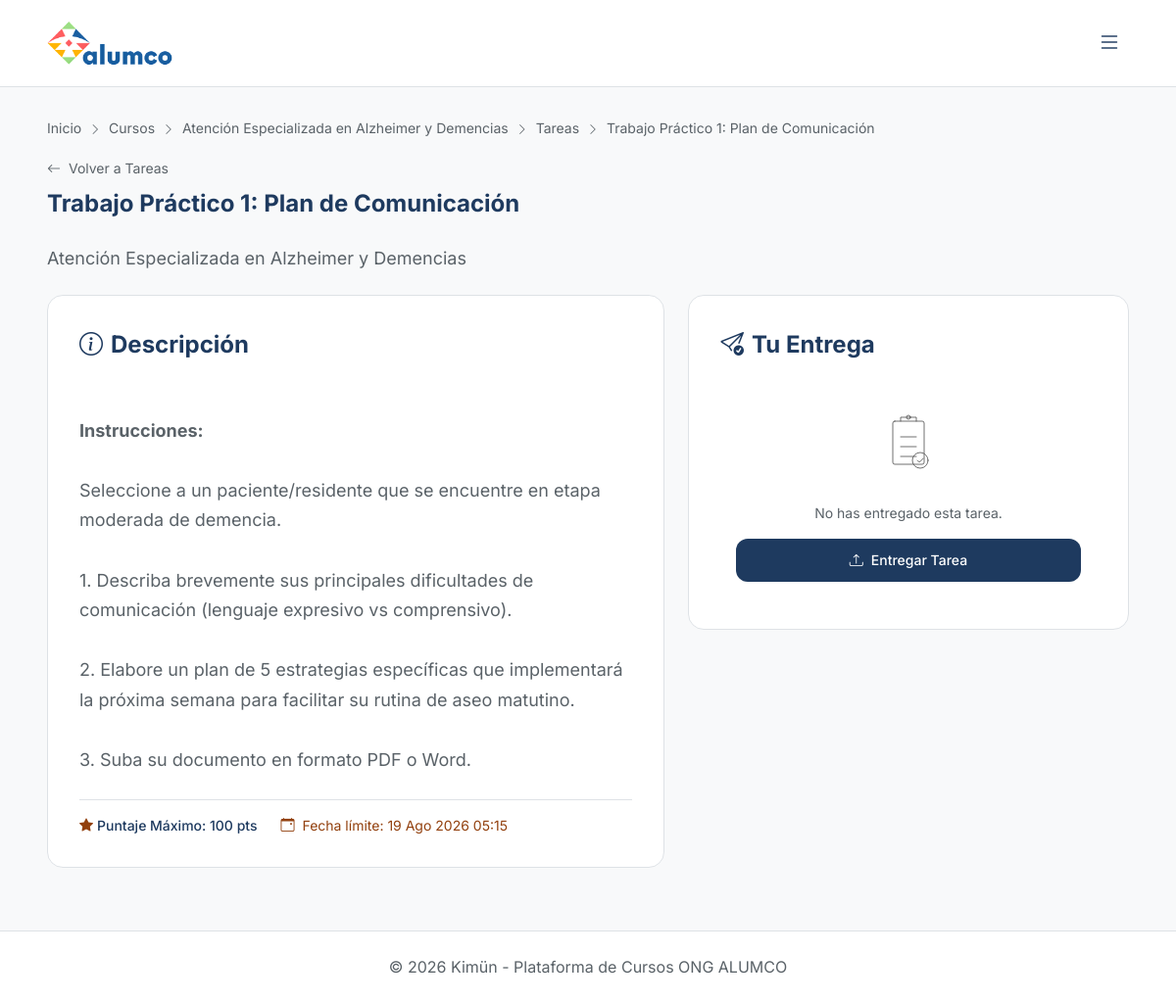
The page /tareas/tarea/2/ (signed in) on the database its author committed.
### tareas/models.py (models this page shows, shortened)
class Tarea(models.Model):
    curso = models.ForeignKey('cursos.Curso', on_delete=models.CASCADE, related_name='tareas')
    titulo = models.CharField(max_length=200)
    descripcion = models.TextField(blank=True, default='')
    fecha_limite = models.DateTimeField(verbose_name='Fecha límite')
    puntaje_maximo = models.IntegerField(default=100)
    creado_por = models.ForeignKey(settings.AUTH_USER_MODEL, on_delete=models.CASCADE, related_name='tareas_creadas')
    fecha_creacion = models.DateTimeField(auto_now_add=True)
    class Meta:
        verbose_name = 'Tarea'
        verbose_name_plural = 'Tareas'
        ordering = ['fecha_limite']

### cursos/models.py (models this page shows, shortened)
class Curso(models.Model):
    ESTADO_CHOICES = [
        ('borrador', 'Borrador'),
        ('publicado', 'Publicado'),
    ]
    titulo = models.CharField(max_length=200)
    descripcion = models.TextField()
    categoria = models.ForeignKey(
        Categoria,
        on_delete=models.SET_NULL,
        null=True,
        blank=True,
        related_name='cursos'
    )
    docente_creador = models.ForeignKey(
        settings.AUTH_USER_MODEL,
        on_delete=models.CASCADE,
        related_name='cursos_creados'
    )
    estado = models.CharField(max_length=20, choices=ESTADO_CHOICES, default='borrador')
    fecha_creacion = models.DateTimeField(auto_now_add=True)
    horas_exigidas = models.PositiveIntegerField(default=0, help_text='Horas totales exigidas para completar el curso')
    horas_por_semana = models.PositiveIntegerField(default=0, help_text='Horas de dedicación semanal esperada')
    exige_tiempo_minimo = models.BooleanField(default=False, help_text='Evita que el alumno complete el curso en menos tiempo del exigido')
    duracion_minutos = models.PositiveIntegerField(default=0, help_text='Duración estimada en minutos')
    class Meta:
        verbose_name = 'Curso'
        verbose_name_plural = 'Cursos'

### tareas/views.py (the view)
# urls.py: path('tarea/<int:pk>/', views.tarea_detail, name='tarea_detail'),
@login_required
def tarea_detail(request, pk):
    tarea = get_object_or_404(Tarea, pk=pk)
    if request.user.rol == 'colaborador':
        inscripcion = InscripcionCurso.objects.filter(
            usuario=request.user, curso=tarea.curso
        ).first()
        if not inscripcion:
            messages.error(request, 'No estás inscrito en este curso.')
            return redirect('cursos:curso_detail', pk=tarea.curso.pk)
    entrega = None
    if request.user.rol == 'colaborador':
        entrega = EntregaTarea.objects.filter(
            tarea=tarea, estudiante=request.user
        ).first()
    context = {
        'tarea': tarea,
        'entrega': entrega,
    }
    return render(request, 'tareas/tarea_detail.html', context)

### templates/tareas/tarea_detail.html (shortened to what this page needs)
{% extends 'base.html' %}
{% load static %}
{% block breadcrumbs %}
<nav class="text-sm mb-4 text-secondary">
    <a href="{% url 'inicio' %}">Inicio</a>
    <i class="bi bi-chevron-right text-xs mx-1"></i>
    <a href="{% url 'cursos:curso_list' %}">Cursos</a>
    <i class="bi bi-chevron-right text-xs mx-1"></i>
    <a href="{% url 'cursos:curso_detail' pk=tarea.curso.id %}">{{ tarea.curso.titulo }}</a>
    <i class="bi bi-chevron-right text-xs mx-1"></i>
    <a href="{% url 'tareas:tarea_list' tarea.curso.id %}">Tareas</a>
    <i class="bi bi-chevron-right text-xs mx-1"></i>
    <span>{{ tarea.titulo }}</span>
</nav>
{% endblock %}
{% block content %}
<div class="mb-6">
    <div class="flex justify-between items-start">
        <div>
            <a href="{% url 'tareas:tarea_list' tarea.curso.id %}" class="text-sm mb-2 inline-block text-secondary">
                <i class="bi bi-arrow-left me-1"></i> Volver a Tareas
            </a>
            <h1 class="section-title">
                {{ tarea.titulo }}
            </h1>
            <p class="mt-1 text-secondary">
                {{ tarea.curso.titulo }}
            </p>
        </div>
    </div>
</div>
<div class="layout-split mb-8">
    <div class="space-y-8 stagger-in">
        <div class="hybrid-card rounded-2xl p-8">
            <h2 class="section-title">
                <i class="bi bi-info-circle"></i> Descripción
            </h2>
            <div class="text-secondary" style="line-height: 1.7;">
                {{ tarea.descripcion|safe|linebreaks }}
            </div>
            <div class="mt-6 pt-4 border-t border-subtle flex items-center gap-6 flex-wrap">
                <span class="text-sm font-medium" style="color: var(--color-text);">
                    <i class="bi bi-star-fill me-1" style="color: var(--color-warning);"></i>Puntaje Máximo: {{ tarea.puntaje_maximo }} pts
                </span>
                {% if tarea.fecha_limite %}
                <span class="text-sm" style="{% if tarea.fecha_limite < now %}color: var(--color-pink); font-weight: 700;{% else %}color: var(--color-warning);{% endif %}">
                    <i class="bi bi-calendar-event me-1"></i>
                    {% if tarea.fecha_limite < now %}
                    Atrasado: {{ tarea.fecha_limite|date:"d M Y H:i" }}
                    {% else %}
                    Fecha límite: {{ tarea.fecha_limite|date:"d M Y H:i" }}
                    {% endif %}
                </span>
                {% endif %}
            </div>
        </div>
    </div>
    <div class="space-y-8 stagger-in" style="animation-delay: 0.1s;">
        <div class="hybrid-card rounded-2xl p-8">
            <h2 class="section-title">
                {% if user.rol == 'colaborador' %}
                <i class="bi bi-send-check"></i> Tu Entrega
                {% else %}
                <i class="bi bi-people"></i> Entregas de Estudiantes
                {% endif %}
            </h2>
            {% if user.rol == 'colaborador' %}
                {% if entrega %}
                    <div class="stack-md">
                        <div class="flex justify-between items-center pb-3 border-b border-subtle">
                            <span class="text-secondary">Estado</span>
                            {% if entrega.estado == 'calificado' %}
                                <span class="badge badge-success">
                                    <i class="bi bi-check-circle"></i> Calificado
                                </span>
                            {% elif entrega.estado == 'devuelto' %}
                                <span class="badge badge-warning">
                                    <i class="bi bi-arrow-return-left"></i> Devuelto
                                </span>
                            {% else %}
                                <span class="badge badge-info">
                                    <i class="bi bi-send"></i> Enviado
                                </span>
                            {% endif %}
                        </div>
                        <div class="flex justify-between items-center pb-3 border-b border-subtle">
                            <span class="text-secondary">Fecha de entrega</span>
                            <span class="text-sm font-medium" style="color: var(--color-text);">{{ entrega.fecha_entrega|date:"d M Y H:i" }}</span>
                        </div>
                        {% if entrega.estado == 'calificado' %}
                        <div class="flex justify-between items-center pb-3 border-b border-subtle">
                            <span class="text-secondary">Calificación</span>
                            <span class="text-sm font-bold" style="color: var(--color-text);">{{ entrega.puntaje_obtenido }} / {{ tarea.puntaje_maximo }}</span>
                        </div>
                        <div class="mt-4 p-4 rounded-xl surface-panel border-subtle">
                            <h3 class="text-sm font-bold mb-2" style="color: var(--color-text);">Retroalimentación</h3>
                            <p class="text-sm text-secondary">{{ entrega.retroalimentacion|default:"Sin retroalimentación." }}</p>
                        </div>
                        {% endif %}
                        {% if entrega.archivo %}
                        <div class="mt-4">
                            <a href="{{ entrega.archivo.url }}" target="_blank" class="btn-subtle w-full px-4 py-2 rounded-xl text-sm text-center block">
                                <i class="bi bi-file-earmark-arrow-down me-2"></i>Descargar Archivo
                            </a>
                        </div>
                        {% endif %}
                    </div>
                {% else %}
                    <div class="empty-state pad-md">
                        <img src="{% static 'img/illustrations/empty-tasks.svg' %}" alt="Sin entrega" class="mx-auto mb-4" width="80" height="80">
                        <p class="mb-4 text-sm text-secondary">No has entregado esta tarea.</p>
                        <a href="{% url 'tareas:entrega_create' tarea.id %}" class="btn-primary w-full px-4 py-3 rounded-xl text-sm font-medium block text-center">
                            <i class="bi bi-upload me-2"></i>Entregar Tarea
                        </a>
                    </div>
                {% endif %}
            {% endif %}
        </div>
    </div>
</div>
{% endblock %}

### static/css/kimun.css (style rules this page uses)
:root { --space-xs: 0.25rem; --space-sm: 0.5rem; --space-md: 1rem; --space-lg: 1.5rem; --space-xl: 2rem; --space-2xl: 3rem; --space-3xl: 4rem; --radius-sm: 0.25rem; --radius-md: 0.75rem; --radius-lg: 1rem; --radius-xl: 1.5rem; --radius-asymmetric: 1rem 0.25rem 1rem 0.25rem; --shadow-sm: 0 1px 2px color-mix(in srgb, var(--color-text) 8%, transparent); --shadow-md: 0 4px 6px -1px color-mix(in srgb, var(--color-text) 12%, transparent); --shadow-lg: 0 10px 40px -10px color-mix(in srgb, var(--color-text) 18%, transparent); --transition-fast: 0.15s ease; --transition-normal: 0.2s ease; --transition-slow: 0.3s ease; }
.section-title { display: flex; align-items: center; gap: var(--space-sm); margin-bottom: var(--space-lg); font-size: 1.5rem; font-weight: 700; color: var(--color-text); }
.section-title i { color: var(--color-primary); }
.stagger-in > * { opacity: 0; animation: fadeInUp 0.5s ease forwards; }
.stagger-in > *:nth-child(1) { animation-delay: 0.05s; }
.layout-split { display: grid; grid-template-columns: 1fr; gap: var(--space-lg); }
@media (min-width: 768px) { .layout-split { grid-template-columns: 7fr 5fr; } }
.empty-state { text-align: center; padding: var(--space-3xl) var(--space-xl); }
.empty-state svg, .empty-state img { display: block; margin: 0 auto var(--space-lg); opacity: 0.7; }
.pad-md { padding: var(--space-md); }
.rounded-xl { border-radius: var(--radius-xl); }
.text-secondary { color: var(--color-text-secondary); }
.border-subtle { border-color: var(--color-border); }

### templates/base.html (style rules this page uses)
body { font-family: "Inter", sans-serif; font-size: 18px; }
[data-theme="light"] { --color-bg: #f8f9fa; --color-surface: #ffffff; --color-surface-raised: #f3f4f6; --color-primary: #1e3a5f; --color-primary-hover: #2d5a87; --color-accent: #f57c00; --color-text: #1e3a5f; --color-text-secondary: #5a6268; --color-border: #dee2e6; --color-card-hover: #f1f5f9; --color-success: #166534; --color-success-bg: rgba(22, 163, 74, 0.15); --color-info: #2563eb; --color-info-bg: rgba(37, 99, 235, 0.15); --color-warning: #92400e; --color-warning-bg: rgba(217, 119, 6, 0.15); --color-purple: #9333ea; --color-purple-bg: rgba(147, 51, 234, 0.15); --color-pink: #db2777; --color-pink-bg: rgba(219, 39, 119, 0.15); --gradient-start: #1e3a5f; --gradient-end: #3b82f6; }
body { background-color: var(--color-bg); color: var(--color-text); }
.hybrid-card { background-color: var(--color-surface); border: 1px solid var(--color-border); transition: all 0.3s ease; }
.btn-primary { background-color: var(--color-primary); color: white; transition: all 0.2s ease; }

### rows shown on the page
Tarea: curso.titulo "Atención Especializada en Alzheimer y Demencias", titulo "Trabajo Práctico 1: Plan de Comunicación", descripcion "Instrucciones: Seleccione a un paciente/residente que se encuentre en etapa moderada de demencia. 1. Describa brevemente sus principales dificultades de comunicación (lenguaje expresivo vs comprensivo). 2. Elabore un plan de 5 estrategias específicas que implementará la próxima semana para facilitar su rutina de aseo matutino. 3. Suba su documento en formato PDF o Word.", puntaje_maximo "100", fecha_limite "19 Ago 2026 05:15"
